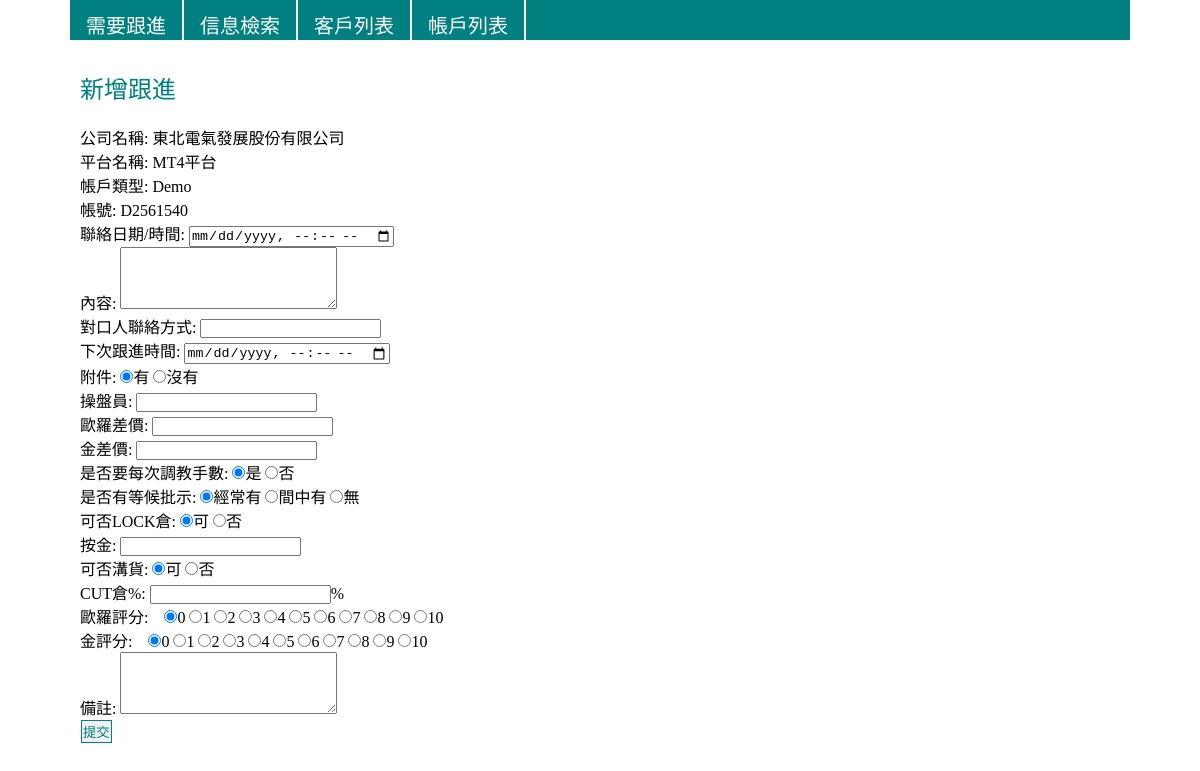
The page /archive/transaction_add.php?aid=1 on the database its author committed.
### tables this page shows
CREATE TABLE IF NOT EXISTS `crm_customers` (
  `id` int(11) NOT NULL AUTO_INCREMENT,
  `name` varchar(255) NOT NULL,
  `address` varchar(255) NOT NULL,
  `website` varchar(255) NOT NULL,
  `phone` int(11) NOT NULL,
  `email` varchar(255) NOT NULL,
  `fax` int(11) NOT NULL,
  `pic` varchar(255) NOT NULL,
  `im` varchar(255) NOT NULL,
  `deleted` tinyint(1) NOT NULL DEFAULT '0',
  PRIMARY KEY (`id`)
);

CREATE TABLE IF NOT EXISTS `crm_accounts` (
  `id` int(11) NOT NULL AUTO_INCREMENT,
  `cid` int(11) NOT NULL,
  `platform` varchar(4) NOT NULL,
  `type` varchar(4) NOT NULL,
  `ac` varchar(255) NOT NULL,
  `pw` varchar(255) NOT NULL,
  `link` varchar(255) NOT NULL,
  `contract` tinyint(1) NOT NULL,
  `trade_item` varchar(255) NOT NULL,
  `eur_dps` int(11) NOT NULL,
  `gold_dps` int(11) NOT NULL,
  `min` int(11) NOT NULL,
  `max` int(11) NOT NULL,
  `currency` varchar(255) NOT NULL,
  `remarks` varchar(255) NOT NULL,
  `deleted` tinyint(1) NOT NULL DEFAULT '0',
  PRIMARY KEY (`id`)
);

### archive/transaction_add.php (the view, shortened to what this page needs)
<?php
include 'DB/DB_CONNECT.php';
?>
<html>
<head>
	<?php include 'head.php'; ?>
</head>
<body>
	<div id="container">
		<?php include 'menu.php'; ?>
		<div id="content">
			<div>
				<p class="section-header">新增跟進</p>
				<form method="post" action="transactions.php<?php if(isset($_GET["cid"]) && !empty($_GET["cid"])){ ?>?id=<?=$_GET['cid']?><?php } ?>">
					<?php
					if(isset($_GET["aid"]) && !empty($_GET["aid"])){
						$account_sql = "SELECT c.name, a.platform, a.type, a.ac, a.trade_item FROM crm_customers c, crm_accounts a WHERE c.id = a.cid AND a.id = " . $_GET["aid"];
						if($account = mysqli_query($con, $account_sql)){
							$row = mysqli_fetch_assoc($account);
					?>
					公司名稱: <?=$row["name"]?><br>
					平台名稱: <?=$row["platform"]?>平台<br>
					帳戶類型: <?=$row["type"]?><br>
					帳號: <?=$row["ac"]?><br>
					<?php
						}
					}
					?>
					聯絡日期/時間: <input type="datetime-local" name="t_time"><br>
					內容: <textarea rows="4" cols="25" name="content"></textarea><br>
					對口人聯絡方式: <input type="text" name="contact"><br>
					下次跟進時間: <input type="datetime-local" name="follow"><br>
					附件: <input type="radio" name="attachment" value="1" checked>有 <input type="radio" name="attachment" value="0">沒有<br>
					操盤員: <input type="text" name="agent"><br>
					<div class="eur">歐羅差價: <input type="text" name="eur_diff"><br></div>
					<div class="gold">金差價: <input type="text" name="gold_diff"><br></div>
					是否要每次調教手數: <input type="radio" name="tune" value="1" checked>是 <input type="radio" name="tune" value="0">否<br>
					是否有等候批示: <input type="radio" name="approval" value="always" checked>經常有 <input type="radio" name="approval" value="often">間中有
										<input type="radio" name="approval" value="no">無 <br>
					可否LOCK倉: <input type="radio" name="lockable" value="1" checked>可 <input type="radio" name="lockable" value="0">否<br>
					按金: <input type="text" name="deposit"><br>
					可否溝貨: <input type="radio" name="dilute" value="1" checked>可 <input type="radio" name="dilute" value="0">否<br>
					CUT倉%: <input type="text" name="cut_p">%<br>
					<div class="eur">歐羅評分:　<input type="radio" name="eur_rate" value="0" checked>0 <?php for($i=1;$i<=10;$i++){ ?><input type="radio" name="eur_rate" value="<?=$i?>"><?=$i?> <?php } ?><br></div>
					<div class="gold">金評分:　<input type="radio" name="gold_rate" value="0" checked>0 <?php for($i=1;$i<=10;$i++){ ?><input type="radio" name="gold_rate" value="<?=$i?>"><?=$i?> <?php } ?><br></div>
					備註: <textarea rows="4" cols="25" name="remarks"></textarea><br>
					<input type="submit" name="submit" value="提交"><br>
				</form>
			</div>
		</div>
	</div>
</body>
</html>

### css/common.css (style rules this page uses)
* { margin: 0; padding: 0; }
body { font-family: Calibre, "微�����������, sans-serif; font-weight: bold; }
input[type=submit], input[type=button] { color: #008080; cursor: pointer; border: 1px solid #008080; margin: 1px; padding: 1px; }
.section-header { color: #008080; font-size: 24px; margin: 20px 0; }
#container { margin: 0 70px; }
#content { padding: 10px; }

### rows shown on the page
crm_customers: name "東北電氣發展股份有限公司", crm_accounts.platform "MT4", crm_accounts.type "Demo", crm_accounts.ac "D2561540"
